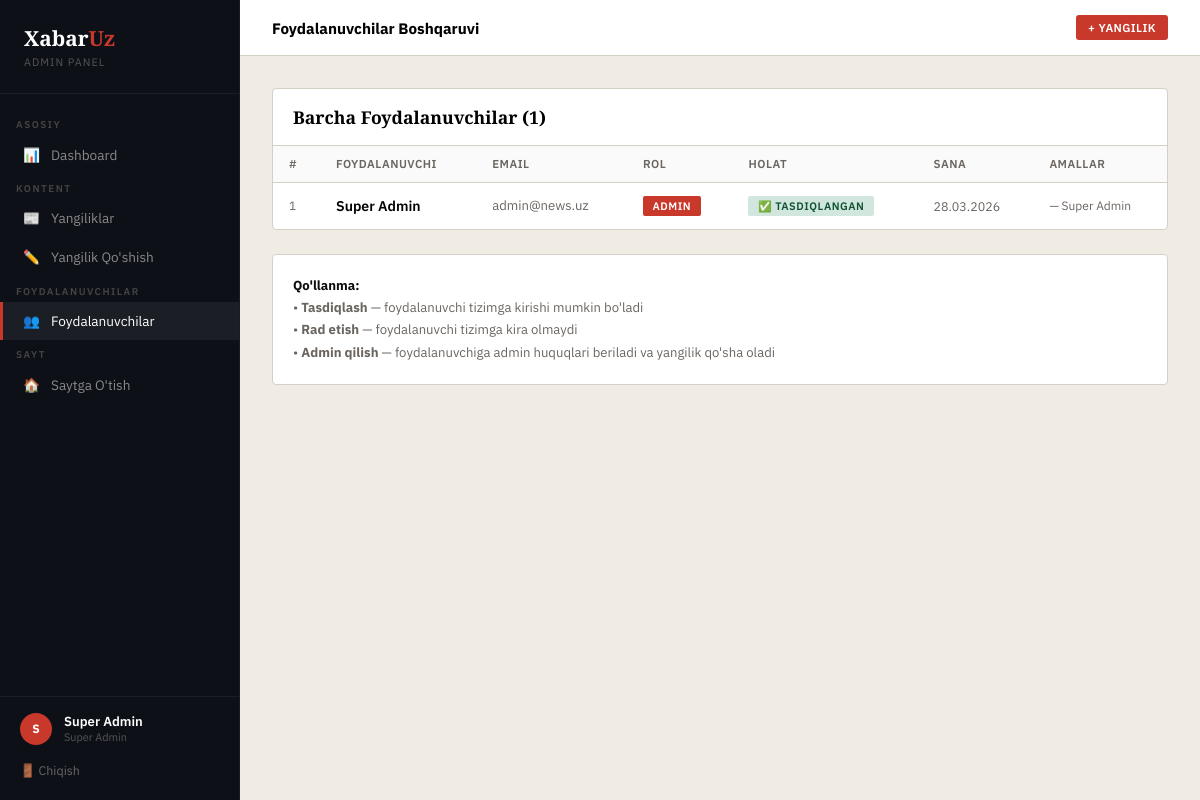
Page /admin/users (signed in) on the committed database.
### app/models.py (models this page shows)
class User(Base):
    __tablename__ = "users"
    id = Column(Integer, primary_key=True, index=True)
    full_name = Column(String(100), nullable=False)
    email = Column(String(100), unique=True, index=True, nullable=False)
    hashed_password = Column(String(255), nullable=False)
    role = Column(String(20), default=UserRole.user)
    status = Column(String(20), default=UserStatus.pending)
    created_at = Column(DateTime, default=datetime.utcnow)
    news = relationship("News", back_populates="author")

### app/routers/admin.py (the view)
@router.get("/users", response_class=HTMLResponse)
async def admin_users(request: Request, db: AsyncSession = Depends(get_db)):
    user = require_admin(request)
    users = (await db.execute(select(User).order_by(User.created_at.desc()))).scalars().all()
    return templates.TemplateResponse("admin/users.html", {
        "request": request,
        "users": users,
        "current_user": user,
        "UserStatus": UserStatus,
        "UserRole": UserRole
    })

### app/templates/admin/users.html (shortened to what this page needs)
{% extends "admin/base_admin.html" %}
{% block page_title %}Foydalanuvchilar Boshqaruvi{% endblock %}
{% block content %}
<div class="admin-table-wrap">
    <div class="admin-table-header">
        <h3>Barcha Foydalanuvchilar ({{ users|length }})</h3>
            {% set pending = users | selectattr('status', 'equalto', 'pending') | list %}
    </div>
    {% if users %}
    <table>
        <thead>
            <tr>
                <th>#</th>
                <th>Foydalanuvchi</th>
                <th>Email</th>
                <th>Rol</th>
                <th>Holat</th>
                <th>Sana</th>
                <th>Amallar</th>
            </tr>
        </thead>
        <tbody>
            {% for u in users %}
            <tr style="{{ 'background:#fffbf0;' if u.status == 'pending' }}">
                <td style="color:var(--muted); font-size:0.75rem;">{{ loop.index }}</td>
                <td>
                    <div style="font-weight:600; font-size:0.88rem;">{{ u.full_name }}</div>
                </td>
                <td style="font-size:0.82rem; color:var(--muted);">{{ u.email }}</td>
                <td>
                    {% if u.role == 'admin' %}
                    <span class="badge badge-admin">Admin</span>
                    {% else %}
                    <span class="badge badge-user">User</span>
                    {% endif %}
                </td>
                <td>
                    {% if u.status == 'pending' %}
                    <span class="badge badge-pending">⏳ Kutmoqda</span>
                    {% elif u.status == 'approved' %}
                    <span class="badge badge-approved">✅ Tasdiqlangan</span>
                    {% else %}
                    <span class="badge badge-rejected">❌ Rad etilgan</span>
                    {% endif %}
                </td>
                <td style="font-size:0.78rem; color:var(--muted);">{{ u.created_at.strftime('%d.%m.%Y') }}</td>
                <td>
                    <div style="display:flex; gap:0.35rem; flex-wrap:wrap;">
                        {% if u.status == 'pending' %}
                        <a href="/admin/users/{{ u.id }}/approve" class="btn btn-success btn-sm">✅ Tasdiqlash</a>
                        <a href="/admin/users/{{ u.id }}/reject" class="btn btn-danger btn-sm">❌ Rad</a>
                        {% elif u.status == 'approved' and u.role != 'admin' %}
                        <a href="/admin/users/{{ u.id }}/make-admin" class="btn btn-secondary btn-sm" onclick="return confirm('Adminlikka ko\'tarishni tasdiqlaysizmi?')">⭐ Admin qilish</a>
                        <a href="/admin/users/{{ u.id }}/reject" class="btn btn-danger btn-sm">🚫 Bloklash</a>
                        {% elif u.status == 'rejected' %}
                        <a href="/admin/users/{{ u.id }}/approve" class="btn btn-success btn-sm">🔓 Qayta ochish</a>
                        {% else %}
                        <span style="color:var(--muted); font-size:0.75rem;">— Super Admin</span>
                        {% endif %}
                    </div>
                </td>
            </tr>
            {% endfor %}
        </tbody>
    </table>
    {% else %}
    <div style="padding:3rem; text-align:center; color:var(--muted);">
        <div style="font-size:3rem; margin-bottom:1rem;">👥</div>
        <p>Hali foydalanuvchilar yo'q</p>
    </div>
    {% endif %}
</div>
<div style="margin-top:1.5rem; padding:1.25rem; background:white; border:1px solid var(--border); border-radius:4px; font-size:0.82rem; color:var(--muted); line-height:1.7;">
    <strong style="color:var(--ink);">Qo'llanma:</strong><br>
    • <strong>Tasdiqlash</strong> — foydalanuvchi tizimga kirishi mumkin bo'ladi<br>
    • <strong>Rad etish</strong> — foydalanuvchi tizimga kira olmaydi<br>
    • <strong>Admin qilish</strong> — foydalanuvchiga admin huquqlari beriladi va yangilik qo'sha oladi
</div>
{% endblock %}

### app/templates/admin/base_admin.html (shortened to what this page needs)
<!DOCTYPE html>
<html lang="uz">
<head>
</head>
<body>
    <nav class="sidebar">
        <div class="sidebar-logo">
            <a href="/admin">Xabar<span>Uz</span></a>
            <p>Admin Panel</p>
        </div>
        <div class="sidebar-nav">
            <div class="nav-section">Asosiy</div>
            <a href="/admin" class="sidebar-link {{ 'active' if request.url.path == '/admin' }}">
                <span class="icon">📊</span> Dashboard
            </a>
            <div class="nav-section">Kontent</div>
            <a href="/admin/news" class="sidebar-link {{ 'active' if '/admin/news' in request.url.path and 'create' not in request.url.path }}">
                <span class="icon">📰</span> Yangiliklar
            </a>
            <a href="/admin/news/create" class="sidebar-link {{ 'active' if 'create' in request.url.path }}">
                <span class="icon">✏️</span> Yangilik Qo'shish
            </a>
            <div class="nav-section">Foydalanuvchilar</div>
            <a href="/admin/users" class="sidebar-link {{ 'active' if '/admin/users' in request.url.path }}">
                <span class="icon">👥</span> Foydalanuvchilar
            </a>
            <div class="nav-section">Sayt</div>
            <a href="/" class="sidebar-link">
                <span class="icon">🏠</span> Saytga O'tish
            </a>
        </div>
        <div class="sidebar-footer">
            <div class="admin-info">
                <div class="admin-avatar">{{ current_user.full_name[0] if current_user else 'A' }}</div>
                <div>
                    <div class="admin-name">{{ current_user.full_name if current_user else 'Admin' }}</div>
                    <div class="admin-role">Super Admin</div>
                </div>
            </div>
            <a href="/logout">🚪 Chiqish</a>
        </div>
    </nav>
    <div class="admin-main">
        <div class="admin-topbar">
            <span class="topbar-title">{% block page_title %}Dashboard{% endblock %}</span>
            <div class="topbar-right">
                <a href="/admin/news/create" class="btn btn-primary btn-sm">+ Yangilik</a>
            </div>
        </div>
        <div class="admin-content">
            {% block content %}{% endblock %}
        </div>
    </div>
</body>
</html>

### app/templates/admin/base_admin.html (style rules this page uses)
:root { --ink: #0d0d0d; --paper: #f5f0e8; --accent: #c8392b; --accent2: #1a3a5c; --muted: #6b6560; --border: #d4cfc7; --sidebar-w: 240px; --sidebar-bg: #0d1117; --sidebar-hover: rgba(255,255,255,0.06); }
* { margin: 0; padding: 0; box-sizing: border-box; }
body { font-family: 'IBM Plex Sans', sans-serif; background: #f0ece4; min-height: 100vh; display: flex; }
.sidebar { width: var(--sidebar-w); background: var(--sidebar-bg); position: fixed; top: 0; left: 0; bottom: 0; display: flex; flex-direction: column; border-right: 1px solid rgba(255,255,255,0.05); }
.sidebar-logo { padding: 1.5rem; border-bottom: 1px solid rgba(255,255,255,0.06); }
.sidebar-logo a { font-family: 'Playfair Display', serif; font-size: 1.3rem; font-weight: 900; color: white; text-decoration: none; }
.sidebar-logo a span { color: var(--accent); }
.sidebar-logo p { font-size: 0.68rem; color: #555; margin-top: 0.2rem; text-transform: uppercase; letter-spacing: 1px; }
.sidebar-nav { flex: 1; padding: 1rem 0; overflow-y: auto; }
.nav-section { padding: 0.5rem 1rem 0.25rem; font-size: 0.62rem; color: #444; text-transform: uppercase; letter-spacing: 1.5px; font-weight: 600; }
.sidebar-link { display: flex; align-items: center; gap: 0.75rem; padding: 0.65rem 1.25rem; color: #888; text-decoration: none; font-size: 0.85rem; transition: all 0.15s; border-left: 3px solid transparent; }
.sidebar-link.active { background: var(--sidebar-hover); color: white; border-left-color: var(--accent); }
.sidebar-link .icon { width: 16px; text-align: center; }
.sidebar-footer { padding: 1rem 1.25rem; border-top: 1px solid rgba(255,255,255,0.06); }
.admin-info { display: flex; align-items: center; gap: 0.75rem; margin-bottom: 0.75rem; }
.admin-avatar { width: 32px; height: 32px; border-radius: 50%; background: var(--accent); display: flex; align-items: center; justify-content: center; font-size: 0.75rem; font-weight: 700; color: white; flex-shrink: 0; }
.admin-name { font-size: 0.82rem; font-weight: 600; color: white; }
.admin-role { font-size: 0.68rem; color: #555; }
.sidebar-footer a { display: block; font-size: 0.78rem; color: #666; text-decoration: none; padding: 0.35rem 0; transition: color 0.15s; }
.admin-main { margin-left: var(--sidebar-w); flex: 1; display: flex; flex-direction: column; }
.admin-topbar { background: white; border-bottom: 1px solid var(--border); padding: 0 2rem; height: 56px; display: flex; align-items: center; gap: 1rem; position: sticky; top: 0; z-index: 10; }
.topbar-title { font-weight: 700; font-size: 0.95rem; }
.topbar-right { margin-left: auto; display: flex; gap: 0.75rem; align-items: center; }
.admin-content { padding: 2rem; flex: 1; }
.admin-table-wrap { background: white; border: 1px solid var(--border); border-radius: 4px; overflow: hidden; }
.admin-table-header { padding: 1rem 1.25rem; border-bottom: 1px solid var(--border); display: flex; align-items: center; justify-content: space-between; }
.admin-table-header h3 { font-family: 'Playfair Display', serif; font-size: 1.1rem; font-weight: 700; }
table { width: 100%; border-collapse: collapse; }
th { background: #fafafa; padding: 0.65rem 1rem; text-align: left; font-size: 0.72rem; font-weight: 600; text-transform: uppercase; letter-spacing: 0.5px; color: var(--muted); border-bottom: 1px solid var(--border); }
td { padding: 0.8rem 1rem; font-size: 0.85rem; border-bottom: 1px solid var(--border); }
tr:last-child td { border-bottom: none; }
.btn { display: inline-flex; align-items: center; gap: 0.4rem; padding: 0.55rem 1.2rem; border-radius: 3px; font-size: 0.82rem; font-weight: 600; text-transform: uppercase; letter-spacing: 0.4px; cursor: pointer; text-decoration: none; border: none; transition: all 0.2s; }
.btn-primary { background: var(--accent); color: white; }
.btn-sm { padding: 0.3rem 0.75rem; font-size: 0.72rem; }
.badge { display: inline-block; padding: 0.2rem 0.6rem; border-radius: 2px; font-size: 0.68rem; font-weight: 600; text-transform: uppercase; letter-spacing: 0.5px; }
.badge-approved { background: #d1e7dd; color: #0f5132; }
.badge-admin { background: var(--accent); color: white; }

### rows in the picture
User: full_name "Super Admin", email "admin@news.uz", role "ADMIN", status "✅ TASDIQLANGAN", created_at "28.03.2026"

### other values in the picture
{{ current_user.full_name[0] if current_user else 'A' }} "S"
{{ users|length }} "1"
